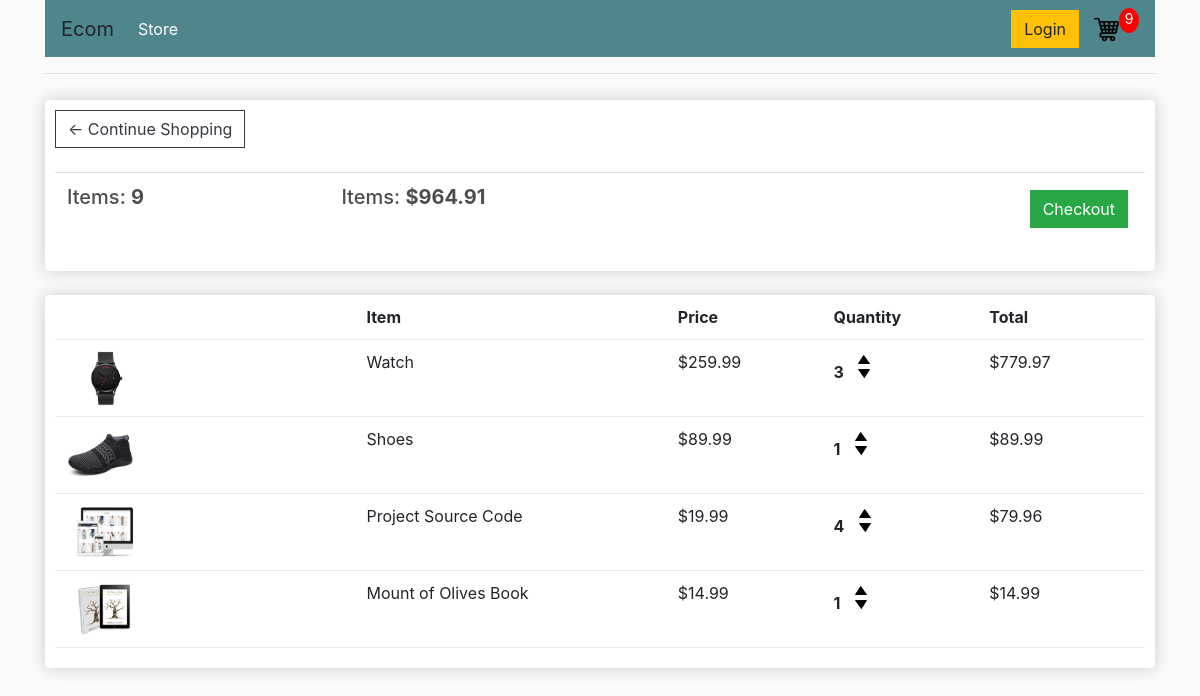
The app's page /cart/ (signed in) with its own data.
### store/models.py (models this page shows, shortened)
class Cart(models.Model):
    customer = models.ForeignKey(Customer, on_delete=models.SET_NULL, null=True, blank=True)
    date_ordered = models.DateTimeField(auto_now_add=True)
    complete = models.BooleanField(default=False)
    transaction_id = models.CharField(max_length=100, null=True)
    def __str__(self):
        return str(self.id)
    @property
    def get_cart_total(self):
        itemsincart = self.itemincart_set.all()
        total = sum([item.get_total for item in itemsincart])
        return total
    @property
    def get_cart_items(self):
        itemsincart = self.itemincart_set.all()
        total = sum([item.quantity for item in itemsincart])
        return total
    @property
    def shipping(self):
        shipping = False
        items_in_cart = self.itemincart_set.all()
        for item in items_in_cart:
            if not item.product.digital:
                shipping = True
        return shipping

class ItemInCart(models.Model):
    product = models.ForeignKey(Product, on_delete=models.SET_NULL, null=True)
    cart =  models.ForeignKey(Cart, on_delete=models.SET_NULL, null=True)
    quantity = models.IntegerField(default=0, null=True, blank=True)
    date_added = models.DateTimeField(auto_now_add=True)
    @property
    def get_total(self):
        total = self.product.price * self.quantity
        return total

class Product(models.Model):
    name = models.CharField(max_length=200)
    price = models.FloatField()
    digital = models.BooleanField(default=False, null=True, blank=True)
    image = models.ImageField(null=True, blank=True)
    @property
    def imageURL(self):
        try:
            url = self.image.url
        except:
            url = ""
        return url

### store/views.py (the view)
# urls.py: path("cart/", views.cart, name="cart"),
def cart(request):
    context = get_cart_and_items(request)
    return render(request, "cart.html", context)

### store/utils.py (called while the page is built)
def get_cart_and_items(request):
    context = {}
    if request.user.is_authenticated:
        customer = request.user.customer
        cart, _ = Cart.objects.get_or_create(customer=customer, complete=False)
        print(cart)
        items = cart.itemincart_set.all()
        context["cart"] = cart
        context["items"] = items
        context["items_in_cart"] = cart.get_cart_items
        context["shipping"] = cart.shipping
    else:
        context["item"] = []
    return context

### store/templates/cart.html
{% extends 'main.html' %} {% load static %} {% block content %}
<div class="row">
  <div class="col-lg-12">
    <div class="box-element">
      <a class="btn btn-outline-dark" href="{% url 'store' %}"
        >&#x2190; Continue Shopping</a
      >
      <br />
      <br />
      <table class="table">
        <tr>
          <th>
            {% if not cart.get_cart_items%}
            <h5>Items: <strong>0</strong></h5>
            {% else %}
            <h5>Items: <strong>{{cart.get_cart_items}}</strong></h5>
            {% endif %}
          </th>
          <th>
            {% if not cart.get_cart_total%}
            <h5>Items: <strong>$0</strong></h5>
            {% else %}
            <h5>
              Items: <strong>${{cart.get_cart_total|floatformat:2}}</strong>
            </h5>
            {% endif %}
          </th>
          <th>
            <a
              style="float: right; margin: 5px"
              class="btn btn-success"
              href="{% url 'checkout' %}"
              >Checkout</a
            >
          </th>
        </tr>
      </table>
    </div>
    <br />
    <div class="box-element">
      <div class="cart-row">
        <div style="flex: 2"></div>
        <div style="flex: 2"><strong>Item</strong></div>
        <div style="flex: 1"><strong>Price</strong></div>
        <div style="flex: 1"><strong>Quantity</strong></div>
        <div style="flex: 1"><strong>Total</strong></div>
      </div>
      {% for item in items %}
      <div class="cart-row">
        <div style="flex: 2">
          <img class="row-image" src="{{item.product.imageURL}}" />
        </div>
        <div style="flex: 2"><p>{{item.product.name}}</p></div>
        <div style="flex: 1"><p>${{item.product.price|floatformat:2}}</p></div>
        <div style="flex: 1">
          <p class="quantity">{{item.quantity}}</p>
          <div class="quantity">
            <img
              src="{% static  'images/arrow-up.png' %}"
              data-product="{{item.product.id}}"
              data-action="add"
              class="chg-quantity update-cart"
            />
            <img
              src="{% static  'images/arrow-down.png' %}"
              data-product="{{item.product.id}}"
              data-action="remove"
              class="chg-quantity update-cart"
            />
          </div>
        </div>
        <div style="flex: 1"><p>${{item.get_total}}</p></div>
      </div>
      {% endfor %}
    </div>
  </div>
</div>
{% endblock content %}

### store/static/css/main.css (style rules this page uses)
body { background-color: hsl(0, 0%, 98%); }
h1, h2, h3, h4, h5, h6 { color: hsl(0, 0%, 30%); }
.box-element { box-shadow: hsl(0, 0%, 80%) 0 0 16px; background-color: #fff; border-radius: 4px; padding: 10px; }
.col-lg-4, .col-lg-6, .col-lg-8, .col-lg-12 { margin-top: 10px; }
.btn { border-radius: 0; }
.row-image { width: 100px; }
.cart-row { display: flex; align-items: flex-stretch; padding-bottom: 10px; margin-bottom: 10px; border-bottom: 1px solid #ececec; }
.quantity { display: inline-block; font-weight: 700; padding-right: 10px; }
.chg-quantity { width: 12px; cursor: pointer; display: block; margin-top: 5px; transition: 0.1s; }

### records on screen
Cart: get_cart_items "9", get_cart_total "964.91"
ItemInCart: product.imageURL (picture), product.name "Watch", product.price "259.99", quantity "3", get_total "779.97"
ItemInCart: product.imageURL (picture), product.name "Shoes", product.price "89.99", quantity "1", get_total "89.99"
ItemInCart: product.imageURL (picture), product.name "Project Source Code", product.price "19.99", quantity "4", get_total "79.96"
ItemInCart: product.imageURL (picture), product.name "Mount of Olives Book", product.price "14.99", quantity "1", get_total "14.99"

### other values on screen
{{ items_in_cart }} "9"
